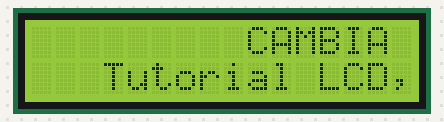
A sketch run on a simulated Arduino Uno, built with avr-gcc and run on an emulated ATmega328P. Shown: 16×2 character LCD.

Above: at 0.2 s.
At 4.7 s:
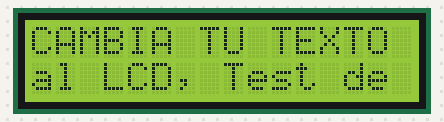
At 9.7 s:
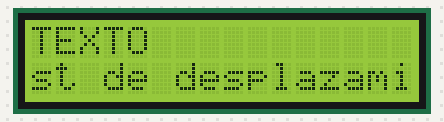
At 19.7 s:
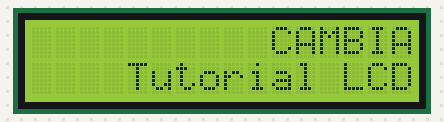
At 29.2 s:
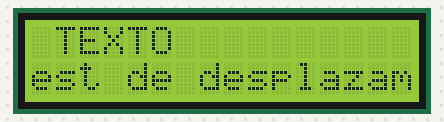
At 39.2 s:
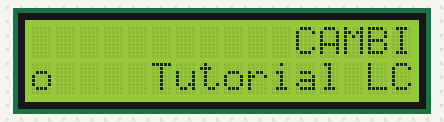

Measured:
- what the display in image 1 shows lasts 0.5 s, from 4.6 s to 5.1 s

The sketch:

LCD_Marquesina.ino
```cpp
//Segundo programa de la LCD con dezplasamiento

#include <Wire.h>
#include <LiquidCrystal_I2C.h>

//Crear el objeto lcd  dirección  0x3F y 16 columnas x 2 filas
LiquidCrystal_I2C lcd(0x27,16,2);  //

void setup() {
  // Inicializar el LCD
  lcd.init();

  //Encender la luz de fondo.
  lcd.backlight();

  // Escribimos el Mensaje en el LCD en una posición  central.
  lcd.setCursor(10, 0);
  lcd.print("CAMBIA TU TEXTO");
  lcd.setCursor(4, 1);
  lcd.print("Tutorial LCD, Test de desplazamiento  ");
}

void loop() {
  //desplazamos una posición a la izquierda
  lcd.scrollDisplayLeft();
  delay(500);
}
```
